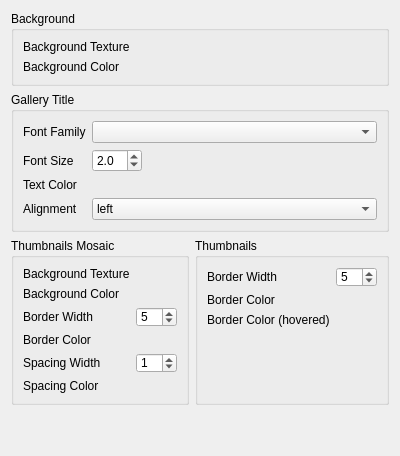
      <widget class="QWidget" name="tab_Thumbnails">
       <attribute name="title">
        <string>Thumbnails</string>
       </attribute>
       <layout class="QVBoxLayout" name="verticalLayout_5">
        <item>
         <widget class="QGroupBox" name="groupBox_IndexBckg">
          <property name="title">
           <string>Background</string>
          </property>
          <layout class="QVBoxLayout" name="verticalLayout_7">
           <item>
            <layout class="QFormLayout" name="formLayout_6">
             <property name="fieldGrowthPolicy">
              <enum>QFormLayout::AllNonFixedFieldsGrow</enum>
             </property>
             <item row="0" column="0">
              <widget class="QLabel" name="label_Index_BckgTexture">
               <property name="text">
                <string>Background Texture</string>
               </property>
              </widget>
             </item>
             <item row="0" column="1">
              <widget class="CImagePicker" name="cImagePicker_Index_BckgTexture"/>
             </item>
             <item row="1" column="0">
              <widget class="QLabel" name="label_Index_BckgColor">
               <property name="text">
                <string>Background Color</string>
               </property>
              </widget>
             </item>
             <item row="1" column="1">
              <widget class="CColorPicker" name="cColorPicker_Index_BckgColor"/>
             </item>
            </layout>
           </item>
          </layout>
         </widget>
        </item>
        <item>
         <widget class="QGroupBox" name="groupBox_GalleryTitle">
          <property name="font">
           <font>
            <weight>50</weight>
            <bold>false</bold>
           </font>
          </property>
          <property name="title">
           <string>Gallery Title</string>
          </property>
          <layout class="QVBoxLayout" name="verticalLayout_8">
           <item>
            <layout class="QFormLayout" name="formLayout_4">
             <property name="fieldGrowthPolicy">
              <enum>QFormLayout::AllNonFixedFieldsGrow</enum>
             </property>
             <item row="0" column="0">
              <widget class="QLabel" name="label_VTitle_FontFamily">
               <property name="text">
                <string>Font Family</string>
               </property>
              </widget>
             </item>
             <item row="0" column="1">
              <widget class="QComboBox" name="comboBox_VTitleText_FontFamily"/>
             </item>
             <item row="1" column="0">
              <widget class="QLabel" name="label_VTitle_FontSize">
               <property name="text">
                <string>Font Size</string>
               </property>
              </widget>
             </item>
             <item row="1" column="1">
              <widget class="QDoubleSpinBox" name="doubleSpinBox_VTitle_FontSize">
               <property name="maximumSize">
                <size>
                 <width>50</width>
                 <height>16777215</height>
                </size>
               </property>
               <property name="decimals">
                <number>1</number>
               </property>
               <property name="minimum">
                <double>0.500000000000000</double>
               </property>
               <property name="maximum">
                <double>5.000000000000000</double>
               </property>
               <property name="singleStep">
                <double>0.100000000000000</double>
               </property>
               <property name="value">
                <double>2.000000000000000</double>
               </property>
              </widget>
             </item>
             <item row="2" column="0">
              <widget class="QLabel" name="label_VTitle_TextColor">
               <property name="text">
                <string>Text Color</string>
               </property>
              </widget>
             </item>
             <item row="2" column="1">
              <widget class="CColorPicker" name="cColorPicker_VTitleText_TextColor"/>
             </item>
             <item row="3" column="0">
              <widget class="QLabel" name="label_VTitle_Alignment">
               <property name="text">
                <string>Alignment</string>
               </property>
              </widget>
             </item>
             <item row="3" column="1">
              <widget class="QComboBox" name="comboBox_VTitleText_Alignment">
               <property name="currentIndex">
                <number>0</number>
               </property>
               <property name="maxVisibleItems">
                <number>3</number>
               </property>
               <item>
                <property name="text">
                 <string>left</string>
                </property>
               </item>
               <item>
                <property name="text">
                 <string>center</string>
                </property>
               </item>
               <item>
                <property name="text">
                 <string>right</string>
                </property>
               </item>
              </widget>
             </item>
            </layout>
           </item>
          </layout>
         </widget>
        </item>
        <item>
         <layout class="QHBoxLayout" name="horizontalLayout_8">
          <item>
           <widget class="QGroupBox" name="groupBox_ThumbsMosaic">
            <property name="title">
             <string>Thumbnails Mosaic</string>
            </property>
            <layout class="QVBoxLayout" name="verticalLayout_11">
             <item>
              <layout class="QFormLayout" name="formLayout_10">
               <property name="fieldGrowthPolicy">
                <enum>QFormLayout::AllNonFixedFieldsGrow</enum>
               </property>
               <item row="0" column="0">
                <widget class="QLabel" name="label_Mosaic_BckgTexture">
                 <property name="text">
                  <string>Background Texture</string>
                 </property>
                </widget>
               </item>
               <item row="0" column="1">
                <widget class="CImagePicker" name="cImagePicker_Mosaic_BckgTexture"/>
               </item>
               <item row="1" column="0">
                <widget class="QLabel" name="label_Mosaic_BckgColor">
                 <property name="text">
                  <string>Background Color</string>
                 </property>
                </widget>
               </item>
               <item row="1" column="1">
                <widget class="CColorPicker" name="cColorPicker_Mosaic_BckgColor"/>
               </item>
               <item row="2" column="0">
                <widget class="QLabel" name="label_Mosaic_BorderWidth">
                 <property name="text">
                  <string>Border Width</string>
                 </property>
                </widget>
               </item>
               <item row="2" column="1">
                <widget class="QSpinBox" name="spinBox_Mosaic_BorderWidth">
                 <property name="maximumSize">
                  <size>
                   <width>50</width>
                   <height>20</height>
                  </size>
                 </property>
                 <property name="minimum">
                  <number>1</number>
                 </property>
                 <property name="maximum">
                  <number>20</number>
                 </property>
                 <property name="value">
                  <number>5</number>
                 </property>
                </widget>
               </item>
               <item row="3" column="0">
                <widget class="QLabel" name="label_Mosaic_BorderColor">
                 <property name="text">
                  <string>Border Color</string>
                 </property>
                </widget>
               </item>
               <item row="3" column="1">
                <widget class="CColorPicker" name="cColorPicker_Mosaic_BorderColor"/>
               </item>
               <item row="4" column="0">
                <widget class="QLabel" name="label_Mosaic_SpacingWidth">
                 <property name="text">
                  <string>Spacing Width</string>
                 </property>
                </widget>
               </item>
               <item row="4" column="1">
                <widget class="QSpinBox" name="spinBox_Mosaic_SpacingWidth">
                 <property name="maximumSize">
                  <size>
                   <width>50</width>
                   <height>20</height>
                  </size>
                 </property>
                 <property name="minimum">
                  <number>0</number>
                 </property>
                 <property name="maximum">
                  <number>20</number>
                 </property>
                 <property name="value">
                  <number>1</number>
                 </property>
                </widget>
               </item>
               <item row="5" column="0">
                <widget class="QLabel" name="label_Mosaic_SpacingColor">
                 <property name="text">
                  <string>Spacing Color</string>
                 </property>
                </widget>
               </item>
               <item row="5" column="1">
                <widget class="CColorPicker" name="cColorPicker_Mosaic_SpacingColor"/>
               </item>
              </layout>
             </item>
            </layout>
           </widget>
          </item>
          <item>
           <widget class="QGroupBox" name="groupBox_Thumbnail">
            <property name="title">
             <string>Thumbnails</string>
            </property>
            <layout class="QVBoxLayout" name="verticalLayout_13">
             <item>
              <layout class="QFormLayout" name="formLayout_12">
               <property name="fieldGrowthPolicy">
                <enum>QFormLayout::AllNonFixedFieldsGrow</enum>
               </property>
               <item row="0" column="0">
                <widget class="QLabel" name="label_Thumbnail_BorderWidth">
                 <property name="text">
                  <string>Border Width</string>
                 </property>
                </widget>
               </item>
               <item row="0" column="1">
                <widget class="QSpinBox" name="spinBox_Thumbnail_BorderWidth">
                 <property name="maximumSize">
                  <size>
                   <width>50</width>
                   <height>20</height>
                  </size>
                 </property>
                 <property name="minimum">
                  <number>1</number>
                 </property>
                 <property name="maximum">
                  <number>15</number>
                 </property>
                 <property name="value">
                  <number>5</number>
                 </property>
                </widget>
               </item>
               <item row="1" column="0">
                <widget class="QLabel" name="label_Thumbnail_BorderColor">
                 <property name="text">
                  <string>Border Color</string>
                 </property>
                </widget>
               </item>
               <item row="1" column="1">
                <widget class="CColorPicker" name="cColorPicker_Thumbnail_BorderColor"/>
               </item>
               <item row="3" column="0">
                <widget class="QLabel" name="label_Thumbnail_Hovered_BorderColor">
                 <property name="text">
                  <string>Border Color (hovered)</string>
                 </property>
                </widget>
               </item>
               <item row="3" column="1">
                <widget class="CColorPicker" name="cColorPicker_Thumbnail_Hovered_BorderColor"/>
               </item>
              </layout>
             </item>
            </layout>
           </widget>
          </item>
         </layout>
        </item>
        <item>
         <spacer name="verticalSpacer_2">
          <property name="orientation">
           <enum>Qt::Vertical</enum>
          </property>
          <property name="sizeHint" stdset="0">
           <size>
            <width>20</width>
            <height>40</height>
           </size>
          </property>
         </spacer>
        </item>
       </layout>
      </widget>
